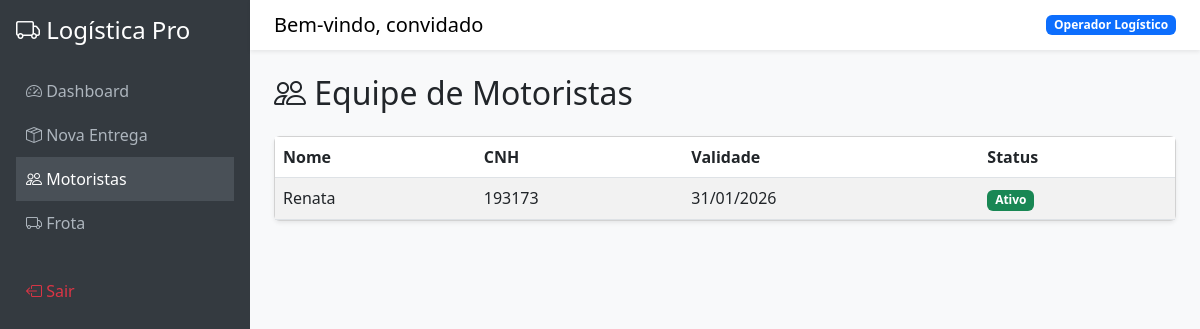
The app's page /motoristas/ (signed in) with its own data.
### logistica/models.py (models this page shows, shortened)
class Usuario(AbstractUser):
    TIPO_USUARIO = (
        ('ADMIN', 'Administrador'),
        ('OPERADOR', 'Operador Logístico'),
        ('MOTORISTA', 'Motorista'),
    )
    tipo = models.CharField(max_length=20, choices=TIPO_USUARIO, default='OPERADOR')
    telefone = models.CharField(max_length=20, blank=True, null=True)

class Motorista(models.Model):
    nome = models.CharField(max_length=100)
    cnh = models.CharField(max_length=20, unique=True)
    validade_cnh = models.DateField()
    usuario = models.OneToOneField(Usuario, on_delete=models.SET_NULL, null=True, blank=True, related_name='perfil_motorista')

### logistica/views.py (the view)
# urls.py: path('motoristas/', MotoristaListView.as_view(), name='lista_motoristas'),
class MotoristaListView(LoginRequiredMixin, ListView):
    model = Motorista
    template_name = 'logistica/motorista_list.html'
    context_object_name = 'motoristas'

### logistica/templates/logistica/motorista_list.html
{% extends 'base.html' %}
{% block content %}
<h2 class="mb-4"><i class="bi bi-people"></i> Equipe de Motoristas</h2>
<div class="card shadow-sm">
    <div class="card-body p-0">
        <table class="table table-striped mb-0">
            <thead>
                <tr>
                    <th>Nome</th>
                    <th>CNH</th>
                    <th>Validade</th>
                    <th>Status</th>
                </tr>
            </thead>
            <tbody>
                {% for m in motoristas %}
                <tr>
                    <td>{{ m.nome }}</td>
                    <td>{{ m.cnh }}</td>
                    <td>{{ m.validade_cnh|date:"d/m/Y" }}</td>
                    <td>
                        <span class="badge bg-success">Ativo</span>
                    </td>
                </tr>
                {% empty %}
                <tr><td colspan="4" class="text-center">Nenhum motorista cadastrado.</td></tr>
                {% endfor %}
            </tbody>
        </table>
    </div>
</div>
{% endblock %}

### logistica/templates/base.html (shortened to what this page needs)
<!DOCTYPE html>
<html lang="pt-br">
<head>
    <link href="https://cdn.jsdelivr.net/npm/bootstrap@5.3.0/dist/css/bootstrap.min.css" rel="stylesheet">
    <link rel="stylesheet" href="https://cdn.jsdelivr.net/npm/bootstrap-icons@1.10.0/font/bootstrap-icons.css">
</head>
<body>
    <div class="d-flex">
        <nav class="sidebar p-3" style="width: 250px;">
            <h4 class="text-white mb-4"><i class="bi bi-truck"></i> Logística Pro</h4>
            <ul class="list-unstyled">
    <li>
        <a href="{% url 'dashboard' %}" class="{% if request.resolver_match.url_name == 'dashboard' %}active{% endif %}">
            <i class="bi bi-speedometer2"></i> Dashboard
        </a>
    </li>
    <li>
        <a href="{% url 'nova_entrega' %}" class="{% if request.resolver_match.url_name == 'nova_entrega' %}active{% endif %}">
            <i class="bi bi-box-seam"></i> Nova Entrega
        </a>
    </li>
    <li>
        <a href="{% url 'lista_motoristas' %}" class="{% if request.resolver_match.url_name == 'lista_motoristas' %}active{% endif %}">
            <i class="bi bi-people"></i> Motoristas
        </a>
    </li>
    <li>
        <a href="{% url 'lista_frota' %}" class="{% if request.resolver_match.url_name == 'lista_frota' %}active{% endif %}">
            <i class="bi bi-truck"></i> Frota
        </a>
    </li>
    <li class="mt-4">
        <a href="{% url 'logout' %}" class="text-danger">
            <i class="bi bi-box-arrow-left"></i> Sair
        </a>
    </li>
</ul>
        </nav>
        <main class="flex-grow-1">
            <nav class="navbar navbar-light bg-white shadow-sm mb-4 px-4">
                <span class="navbar-brand mb-0 h1">Bem-vindo, {{ user.username }}</span>
                <span class="badge bg-primary">{{ user.get_tipo_display }}</span>
            </nav>
            <div class="container-fluid px-4">
                {% block content %}{% endblock %}
            </div>
        </main>
    </div>
</body>
</html>

### logistica/templates/base.html (style rules this page uses)
body { background-color: #f8f9fa; }
.sidebar { min-height: 100vh; background-color: #343a40; color: white; }
.sidebar a { color: #adb5bd; text-decoration: none; padding: 10px; display: block; }
.sidebar a:hover, .sidebar a.active { background-color: #495057; color: white; }

### records on screen
Usuario: username "convidado", tipo "Operador Logístico"
Motorista: nome "Renata", cnh "193173", validade_cnh "31/01/2026"
